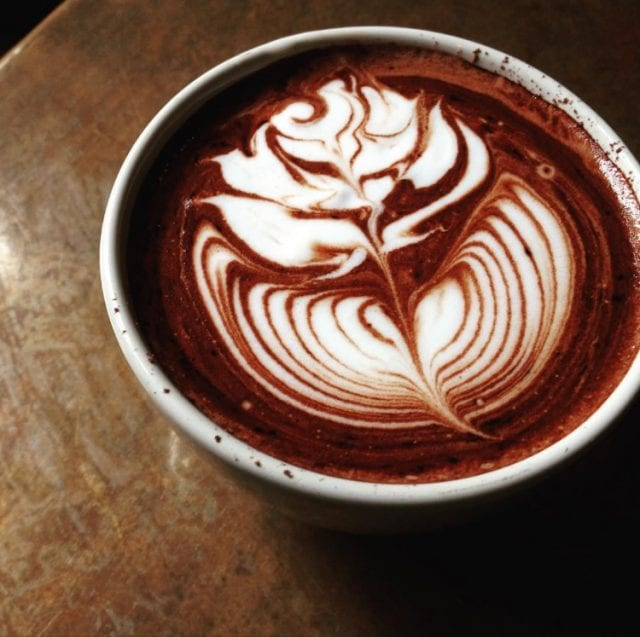
#> input picture Fotos/ejemplo.jpg, 640 x 637 px
$ python contours.py
#> lines starting #> are read from the running program, lines starting #| are printed output that depends on the picture; after the words box and inside, x2 and y2 are one past the last pixel; in counts of white or black regions, pixels touching at a corner belong together
import cv2 as cv
import numpy as np

def rescaleFrame(frame, scale = 0.75):
#> called with scale = 0.75
    width = int(frame.shape[1] * scale)
#> width = 480
    height = int(frame.shape[0] * scale)
#> height = 477
    dimensions = (width, height)
#> dimensions = (480, 477)

    return cv.resize(frame, dimensions, interpolation=cv.INTER_AREA)
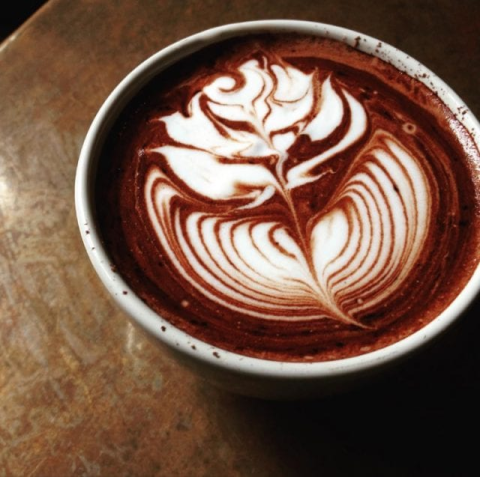
#> returned value: shape (477, 480, 3); mean of channels 0, 1, 2 68.4, 84.7, 116.2; drawn as B, G, R

img = rescaleFrame(cv.imread('./Fotos/ejemplo.jpg'))

blank = np.zeros(img.shape, dtype='uint8')

gray = cv.cvtColor(img, cv.COLOR_BGR2GRAY)
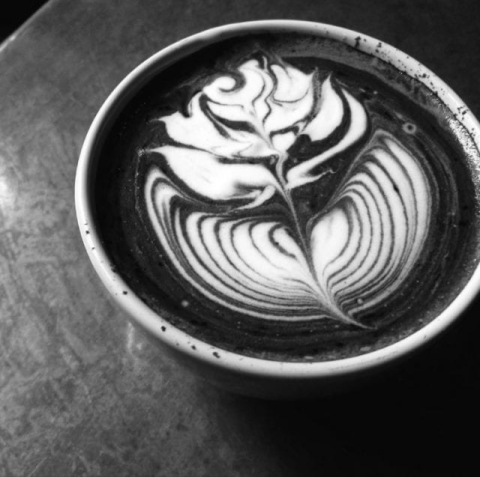
#> gray: shape (477, 480); min 3, max 255, mean 92.3

blur = cv.GaussianBlur(gray, (5,5), cv.BORDER_DEFAULT)
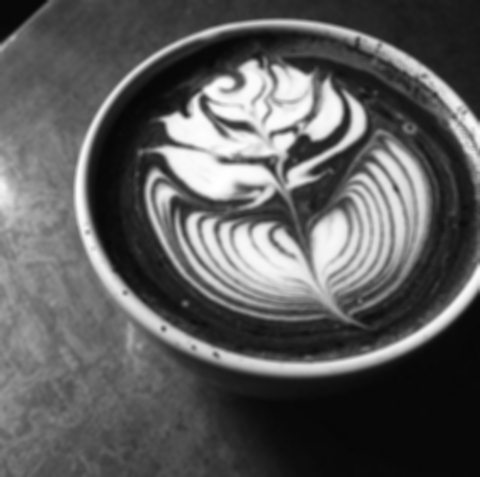
#> blur: shape (477, 480); min 7, max 255, mean 92.3

canny = cv.Canny(blur, 125, 175)
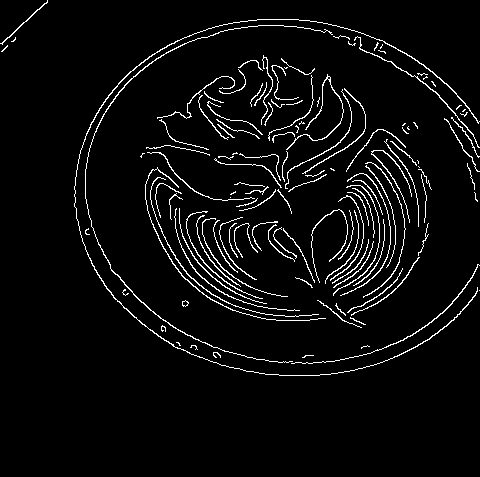
#> canny: shape (477, 480); 4.5% white in thin lines or dots, all inside (x1, y1, x2, y2) = (0, 0, 480, 376)

cv.imshow("Bordes", canny)

# ret, thresh = cv.threshold(gray, 125, 255, cv.THRESH_BINARY)
# cv.imshow('thresh', thresh)

countours, hierarchies = cv.findContours(canny, cv.RETR_LIST, cv.CHAIN_APPROX_SIMPLE)
#> countours = 129 contours, 86 with area under 20; largest, box (x1, y1, x2, y2) and area: (74, 19, 480, 376) 274, (85, 25, 333, 363) 148, (145, 167, 326, 321) 82, (354, 36, 480, 148) 81, (286, 74, 344, 150) 76
print(f'{len(countours)} contours encontrados')
#| 129 contours encontrados

cv.drawContours(blank, countours, -1, (0,0,255), 1)
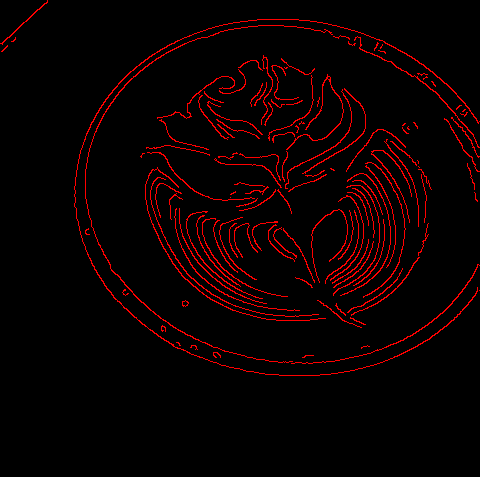
#> blank: shape (477, 480, 3); mean of channels 0, 1, 2 0, 0, 11.4; drawn as B, G, R
cv.imshow('Contours', blank)

cv.waitKey(0)
